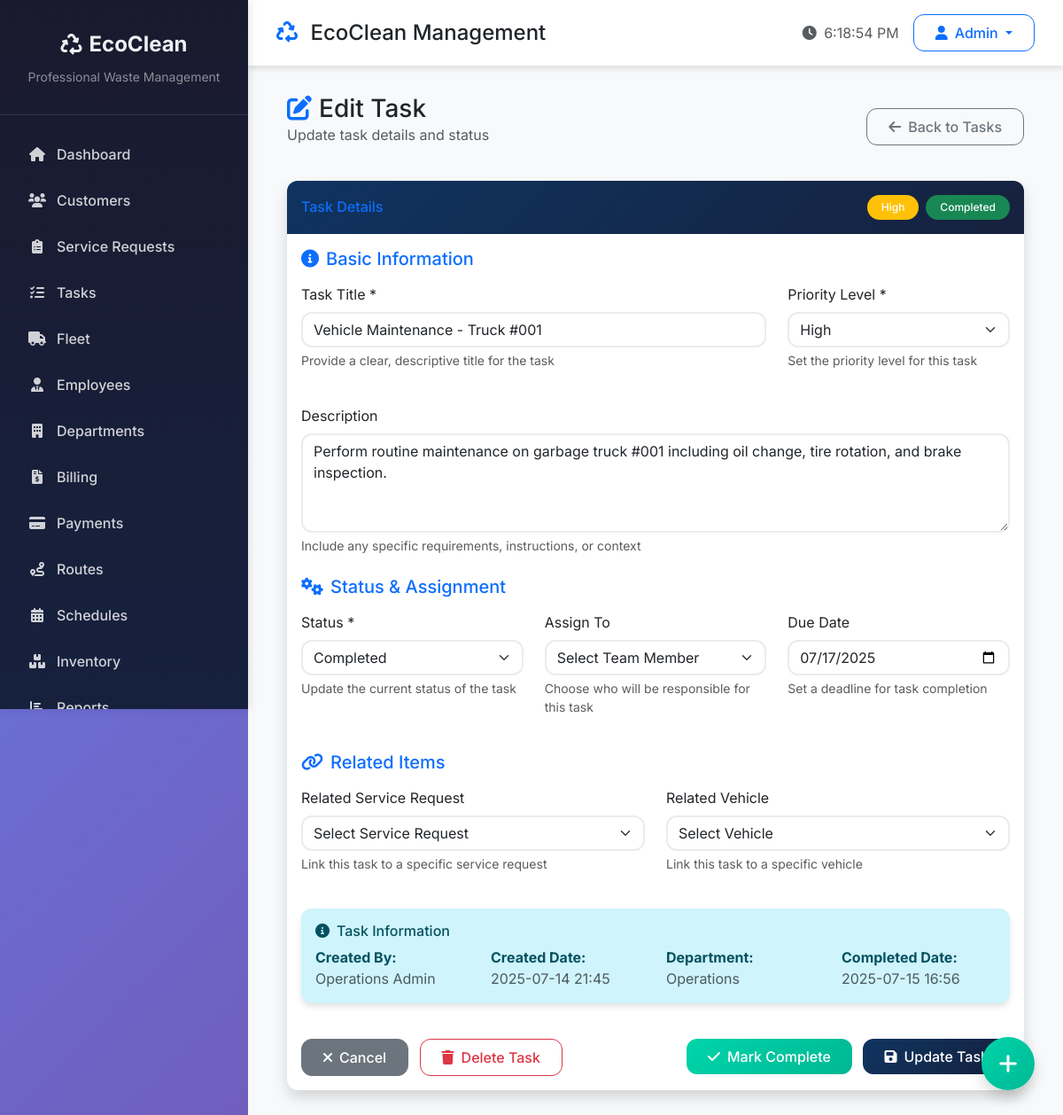
/edit_task/1 (signed in), run on the app's committed database.
### models.py (models this page shows, shortened)
class Task(db.Model):
    id = db.Column(db.Integer, primary_key=True)
    title = db.Column(db.String(200), nullable=False)
    description = db.Column(db.Text)
    status = db.Column(db.String(20), default='pending')  # pending, in_progress, completed, cancelled
    priority = db.Column(db.String(20), default='normal')  # low, normal, high, urgent
    due_date = db.Column(db.Date)
    completed_at = db.Column(db.DateTime)
    created_at = db.Column(db.DateTime, default=datetime.utcnow)
    assigned_to_id = db.Column(db.Integer, db.ForeignKey('user.id'))
    created_by_id = db.Column(db.Integer, db.ForeignKey('user.id'))
    department_id = db.Column(db.Integer, db.ForeignKey('department.id'))
    service_request_id = db.Column(db.Integer, db.ForeignKey('service_request.id'), nullable=True)
    vehicle_id = db.Column(db.Integer, db.ForeignKey('vehicle.id'), nullable=True)
    assigned_to = db.relationship('User', foreign_keys=[assigned_to_id], backref='assigned_tasks')
    created_by = db.relationship('User', foreign_keys=[created_by_id], backref='created_tasks')
    department = db.relationship('Department', backref='tasks')
    service_request = db.relationship('ServiceRequest', backref='tasks')
    vehicle = db.relationship('Vehicle', backref='tasks')

class User(UserMixin, db.Model):
    id = db.Column(db.Integer, primary_key=True)
    username = db.Column(db.String(80), unique=True, nullable=False)
    email = db.Column(db.String(120), unique=True, nullable=False)
    password_hash = db.Column(db.String(255), nullable=False)
    first_name = db.Column(db.String(50), nullable=False)
    last_name = db.Column(db.String(50), nullable=False)
    role = db.Column(db.String(20), default='user')  # super_admin, department_admin, manager, driver, user
    department_id = db.Column(db.Integer, db.ForeignKey('department.id'))
    is_active = db.Column(db.Boolean, default=True)
    is_verified = db.Column(db.Boolean, default=False)
    created_at = db.Column(db.DateTime, default=datetime.utcnow)
    last_login = db.Column(db.DateTime)
    failed_login_attempts = db.Column(db.Integer, default=0)
    locked_until = db.Column(db.DateTime)
    department = db.relationship('Department', foreign_keys=[department_id], backref=db.backref('department_users', lazy=True))
    created_requests = db.relationship('ServiceRequest', backref='created_by_user', foreign_keys='ServiceRequest.created_by')
    assigned_requests = db.relationship('ServiceRequest', backref='assigned_to_user', foreign_keys='ServiceRequest.assigned_to')
    def get_full_name(self):
        return f"{self.first_name} {self.last_name}"

class Department(db.Model):
    id = db.Column(db.Integer, primary_key=True)
    name = db.Column(db.String(100), nullable=False)
    description = db.Column(db.Text)
    admin_id = db.Column(db.Integer, db.ForeignKey('user.id'))
    is_active = db.Column(db.Boolean, default=True)
    created_at = db.Column(db.DateTime, default=datetime.utcnow)
    admin = db.relationship('User', foreign_keys=[admin_id], backref=db.backref('admin_departments', lazy=True))

### app.py (the view)
@app.route('/edit_task/<int:task_id>', methods=['GET', 'POST'])
@login_required
def edit_task(task_id):
    task = Task.query.get_or_404(task_id)
    if request.method == 'POST':
        flash('Task updated successfully!', 'success')
        return redirect(url_for('tasks'))
    return render_template('edit_task.html', task=task)

### app.py (called while the page is built)
@login_manager.user_loader
def load_user(user_id):
    return User.query.get(int(user_id))

### templates/edit_task.html (shortened to what this page needs)
{% extends "base.html" %}
{% block content %}
<div class="container-fluid">
    <div class="row mb-4">
        <div class="col-12">
            <div class="d-flex justify-content-between align-items-center">
                <div>
                    <h1 class="h3 mb-0 text-gray-800">
                        <i class="fas fa-edit text-primary me-2"></i>Edit Task
                    </h1>
                    <p class="text-muted">Update task details and status</p>
                </div>
                <div>
                    <a href="{{ url_for('tasks') }}" class="btn btn-outline-secondary">
                        <i class="fas fa-arrow-left me-2"></i>Back to Tasks
                    </a>
                </div>
            </div>
        </div>
    </div>
    <div class="row">
        <div class="col-12">
            <div class="card shadow">
                <div class="card-header py-3 d-flex justify-content-between align-items-center">
                    <h6 class="m-0 font-weight-bold text-primary">Task Details</h6>
                    <div class="d-flex gap-2">
                        <span class="badge bg-{{ 'danger' if task.priority == 'urgent' else 'warning' if task.priority == 'high' else 'info' if task.priority == 'normal' else 'secondary' }}">
                            {{ task.priority|title }}
                        </span>
                        <span class="badge bg-{{ 'success' if task.status == 'completed' else 'warning' if task.status == 'in_progress' else 'danger' if task.status == 'cancelled' else 'secondary' }}">
                            {{ task.status|replace('_', ' ')|title }}
                        </span>
                    </div>
                </div>
                <div class="card-body">
                    <form action="{{ url_for('edit_task', task_id=task.id) }}" method="POST" id="editTaskForm">
                        <div class="row mb-4">
                            <div class="col-12">
                                <h5 class="text-primary mb-3">
                                    <i class="fas fa-info-circle me-2"></i>Basic Information
                                </h5>
                            </div>
                            <div class="col-md-8 mb-3">
                                <label for="title" class="form-label">Task Title *</label>
                                <input type="text" class="form-control" id="title" name="title"
                                       value="{{ task.title }}" required>
                                <div class="form-text">Provide a clear, descriptive title for the task</div>
                            </div>
                            <div class="col-md-4 mb-3">
                                <label for="priority" class="form-label">Priority Level *</label>
                                <select class="form-select" id="priority" name="priority" required>
                                    <option value="high" {{ 'selected' if task.priority == 'high' }}>High</option>
                                </select>
                                <div class="form-text">Set the priority level for this task</div>
                            </div>
                        </div>
                        <div class="row mb-4">
                            <div class="col-12">
                                <label for="description" class="form-label">Description</label>
                                <textarea class="form-control" id="description" name="description" rows="4">{{ task.description or '' }}</textarea>
                                <div class="form-text">Include any specific requirements, instructions, or context</div>
                            </div>
                        </div>
                        <div class="row mb-4">
                            <div class="col-12">
                                <h5 class="text-primary mb-3">
                                    <i class="fas fa-cogs me-2"></i>Status & Assignment
                                </h5>
                            </div>
                            <div class="col-md-4 mb-3">
                                <label for="status" class="form-label">Status *</label>
                                <select class="form-select" id="status" name="status" required>
                                    <option value="completed" {{ 'selected' if task.status == 'completed' }}>Completed</option>
                                </select>
                                <div class="form-text">Update the current status of the task</div>
                            </div>
                            <div class="col-md-4 mb-3">
                                <label for="assigned_to_id" class="form-label">Assign To</label>
                                <select class="form-select" id="assigned_to_id" name="assigned_to_id">
                                    <option value="">Select Team Member</option>
                                </select>
                                <div class="form-text">Choose who will be responsible for this task</div>
                            </div>
                            <div class="col-md-4 mb-3">
                                <label for="due_date" class="form-label">Due Date</label>
                                <input type="date" class="form-control" id="due_date" name="due_date"
                                       value="{{ task.due_date.strftime('%Y-%m-%d') if task.due_date else '' }}">
                                <div class="form-text">Set a deadline for task completion</div>
                            </div>
                        </div>
                        <div class="row mb-4">
                            <div class="col-12">
                                <h5 class="text-primary mb-3">
                                    <i class="fas fa-link me-2"></i>Related Items
                                </h5>
                            </div>
                            <div class="col-md-6 mb-3">
                                <label for="service_request_id" class="form-label">Related Service Request</label>
                                <select class="form-select" id="service_request_id" name="service_request_id">
                                    <option value="">Select Service Request</option>
                                </select>
                                <div class="form-text">Link this task to a specific service request</div>
                            </div>
                            <div class="col-md-6 mb-3">
                                <label for="vehicle_id" class="form-label">Related Vehicle</label>
                                <select class="form-select" id="vehicle_id" name="vehicle_id">
                                    <option value="">Select Vehicle</option>
                                </select>
                                <div class="form-text">Link this task to a specific vehicle</div>
                            </div>
                        </div>
                        <div class="row mb-4">
                            <div class="col-12">
                                <div class="alert alert-info">
                                    <h6 class="alert-heading">
                                        <i class="fas fa-info-circle me-2"></i>Task Information
                                    </h6>
                                    <div class="row">
                                        <div class="col-md-3">
                                            <strong>Created By:</strong><br>
                                            <span class="text-muted">{{ task.created_by.get_full_name() if task.created_by else 'Unknown' }}</span>
                                        </div>
                                        <div class="col-md-3">
                                            <strong>Created Date:</strong><br>
                                            <span class="text-muted">{{ task.created_at.strftime('%Y-%m-%d %H:%M') }}</span>
                                        </div>
                                        <div class="col-md-3">
                                            <strong>Department:</strong><br>
                                            <span class="text-muted">{{ task.department.name if task.department else 'Not assigned' }}</span>
                                        </div>
                                        <div class="col-md-3">
                                            <strong>Completed Date:</strong><br>
                                            <span class="text-muted">{{ task.completed_at.strftime('%Y-%m-%d %H:%M') if task.completed_at else 'Not completed' }}</span>
                                        </div>
                                    </div>
                                </div>
                            </div>
                        </div>
                        <div class="row">
                            <div class="col-12">
                                <div class="d-flex justify-content-between">
                                    <div>
                                        <a href="{{ url_for('tasks') }}" class="btn btn-secondary">
                                            <i class="fas fa-times me-2"></i>Cancel
                                        </a>
                                        <button type="button" class="btn btn-outline-danger ms-2" onclick="deleteTask({{ task.id }})">
                                            <i class="fas fa-trash me-2"></i>Delete Task
                                        </button>
                                    </div>
                                    <div>
                                        <button type="button" class="btn btn-success me-2" onclick="completeTask({{ task.id }})">
                                            <i class="fas fa-check me-2"></i>Mark Complete
                                        </button>
                                        <button type="submit" class="btn btn-primary">
                                            <i class="fas fa-save me-2"></i>Update Task
                                        </button>
                                    </div>
                                </div>
                            </div>
                        </div>
                    </form>
                </div>
            </div>
        </div>
    </div>
</div>
{% endblock %}

### templates/base.html (style rules this page uses)
:root { --primary-color: #1a1a2e; --secondary-color: #16213e; --accent-color: #0f3460; --success-color: #00d4aa; --warning-color: #ffa726; --danger-color: #ef5350; --info-color: #42a5f5; --light-bg: #f8f9fa; --dark-text: #2c3e50; --light-text: #ecf0f1; --border-radius: 12px; --shadow: 0 4px 6px rgba(0,0,0,0.1); --shadow-hover: 0 8px 15px rgba(0,0,0,0.15); }
* { font-family: 'Inter', sans-serif; }
body { background: linear-gradient(135deg, #667eea 0%, #764ba2 100%); min-height: 100vh; }
.card { border: none; border-radius: var(--border-radius); box-shadow: var(--shadow); transition: transform 0.3s ease, box-shadow 0.3s ease; background: white; }
.card-header { background: linear-gradient(135deg, var(--accent-color) 0%, var(--secondary-color) 100%); color: var(--light-text); border-radius: var(--border-radius) var(--border-radius) 0 0 !important; border: none; }
.btn { border-radius: var(--border-radius); font-weight: 500; padding: 0.5rem 1.5rem; transition: all 0.3s ease; }
.btn-primary { background: linear-gradient(135deg, var(--accent-color) 0%, var(--secondary-color) 100%); border: none; }
.btn-success { background: linear-gradient(135deg, var(--success-color) 0%, #00b894 100%); border: none; }
.badge { border-radius: 20px; padding: 0.5rem 1rem; font-weight: 500; }
.alert { border-radius: var(--border-radius); border: none; box-shadow: var(--shadow); }
.form-control, .form-select { border-radius: var(--border-radius); border: 2px solid #e9ecef; transition: all 0.3s ease; }

### data on the page
Task: priority "High", status "Completed", title "Vehicle Maintenance - Truck #001", description "Perform routine maintenance on garbage truck #001 including oil change, tire rotation, and brake inspection.", due_date "07/17/2025", created_at "2025-07-14 21:45", completed_at "2025-07-15 16:56"
User: created_by "Operations Admin"
Department: department "Operations"
